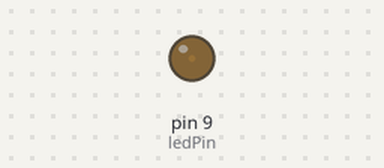
Simulated run of this sketch. Board: Arduino Uno, built with avr-gcc and run on an emulated ATmega328P. Parts: output pins drawn as LEDs (lit = HIGH). What the sketch prints to the serial monitor is not drawn.

Above: at 0.05 s.
At 1.3 s:
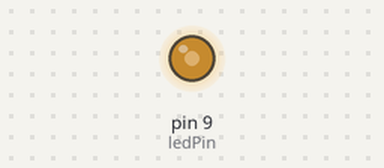
At 1.9 s:
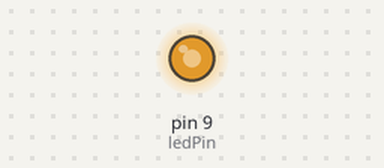
At 2.55 s:
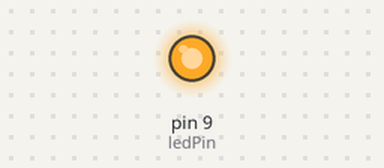
Timing chart, 0 to 6.0 s (numbered marks = the images above):
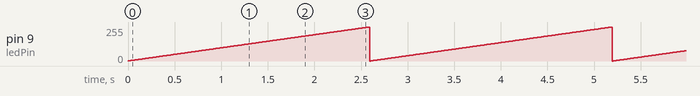

The sketch:

LEDcurve-linear.ino
```cpp
int ledPin = 9;
int brightness;

void setup() {
  pinMode(ledPin,OUTPUT);
  Serial.begin(9600);
}

void loop() {
  if(brightness>=255){
    brightness =0;
  }else{
    brightness +=1;
  }
  Serial.println(brightness);
  analogWrite(ledPin,brightness);
  delay(10);
}
```

Measured:
- by itself, pin 9 (ledPin): ramps from 0/255 to 255/255 and jumps back, once every 2.6 s
